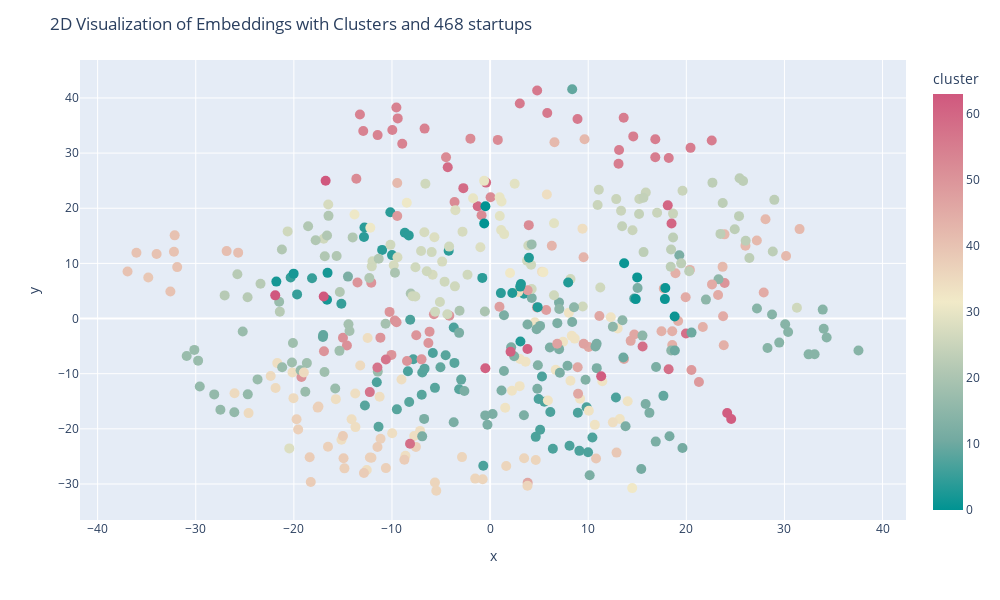

Notebook code cell kept with this figure:
### Code cell
# Prepare DataFrame for Plotly
plot_df = pd.DataFrame(tsne_results[:, [0,1]], columns=['x', 'y'])
plot_df['cluster'] =sample_df["new_cluster_index"]
plot_df['generated_cluster_label'] = sample_df["generated_cluster_label"] + " XX " + sample_df['Tasks/Jobs']
# Plot using Plotly with clusters
fig = px.scatter(plot_df, x='x', y='y',
                 color='cluster',
                 color_continuous_scale=px.colors.diverging.Tealrose,
                 hover_data=['generated_cluster_label'])
fig.update_traces(marker_size=10)
fig.update_layout(
    title=f"2D Visualization of Embeddings with Clusters and {len(sample_df)} startups", 
    hovermode='closest',
    width=1000,  # Set the width of the figure
    height=600  # Set the height of the figure
)
fig.show()

### Figure 1 — Plotly figure (JSON) as saved in the notebook; plotly's stock layout.template omitted (floating-point values rounded to 4 significant figures; data arrays with more than 128 entries replaced by an {"elided": "..."} marker saying what was removed)
{"data": [{"customdata": {"elided": "468x1 str values"}, "hovertemplate": "x=%{x}<br>y=%{y}<br>generated_cluster_label=%{customdata[0]}<br>cluster=%{marker.color}<extra></extra>", "legendgroup": "", "marker": {"color": {"elided": "468 int values"}, "coloraxis": "coloraxis", "size": 10, "symbol": "circle"}, "mode": "markers", "name": "", "orientation": "v", "showlegend": false, "type": "scatter", "x": {"elided": "468 float values"}, "xaxis": "x", "y": {"elided": "468 float values"}, "yaxis": "y"}], "layout": {"coloraxis": {"colorbar": {"title": {"text": "cluster"}}, "colorscale": [[0, "rgb(0, 147, 146)"], [0.1667, "rgb(114, 170, 161)"], [0.3333, "rgb(177, 199, 179)"], [0.5, "rgb(241, 234, 200)"], [0.6667, "rgb(229, 185, 173)"], [0.8333, "rgb(217, 137, 148)"], [1, "rgb(208, 88, 126)"]]}, "height": 600, "hovermode": "closest", "legend": {"tracegroupgap": 0}, "margin": {"t": 60}, "title": {"text": "2D Visualization of Embeddings with Clusters and 468 startups"}, "width": 1000, "xaxis": {"anchor": "y", "autorange": true, "domain": [0, 1], "range": [-41.8, 42.39], "title": {"text": "x"}, "type": "linear"}, "yaxis": {"anchor": "x", "autorange": true, "domain": [0, 1], "range": [-36.53, 46.88], "title": {"text": "y"}, "type": "linear"}}}
